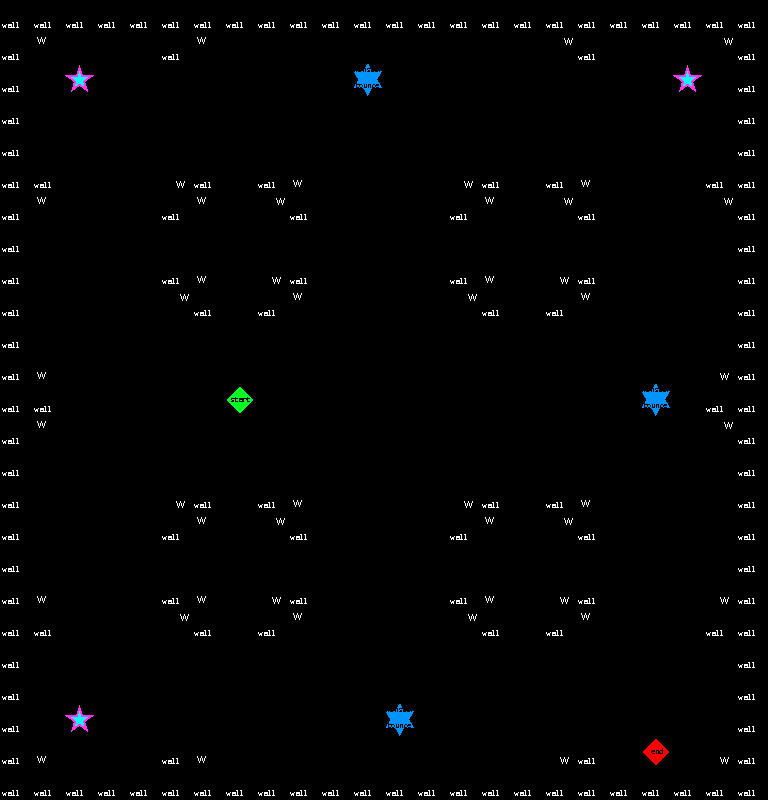

Rendered tile map (Tiled .tmx) drawn with the repository's tilesets; below, a short description and the full map source, tile grids included:
An orthogonal 24x25 tile map with 32x32 px tiles, 1 tile layer (Tile Layer 1).

<map version="1.0" tiledversion="1.0.2" orientation="orthogonal" renderorder="right-down" width="24" height="25" tilewidth="32" tileheight="32" nextobjectid="1">
 <tileset firstgid="1" name="SampleMap" tilewidth="32" tileheight="32" tilecount="64" columns="8">
  <image source="SampleMap.png" width="256" height="256" />
 </tileset>
 <layer name="Tile Layer 1" width="24" height="25">
  <data encoding="csv">
1,1,1,1,1,1,1,1,1,1,1,1,1,1,1,1,1,1,1,1,1,1,1,1,
1,42,2,2,2,1,42,2,2,2,2,2,2,2,2,2,2,41,1,2,2,2,41,1,
1,2,17,2,2,2,2,2,2,2,2,18,2,2,2,2,2,2,2,2,2,17,2,1,
1,2,2,2,2,2,2,2,2,2,2,2,2,2,2,2,2,2,2,2,2,2,2,1,
1,2,2,2,2,2,2,2,2,2,2,2,2,2,2,2,2,2,2,2,2,2,2,1,
1,1,2,2,2,44,1,2,1,43,2,2,2,2,44,1,2,1,43,2,2,2,1,1,
1,42,2,2,2,1,42,2,41,1,2,2,2,2,1,42,2,41,1,2,2,2,41,1,
1,2,2,2,2,2,2,2,2,2,2,2,2,2,2,2,2,2,2,2,2,2,2,1,
1,2,2,2,2,1,43,2,44,1,2,2,2,2,1,43,2,44,1,2,2,2,2,1,
1,2,2,2,2,41,1,2,1,42,2,2,2,2,41,1,2,1,42,2,2,2,2,1,
1,2,2,2,2,2,2,2,2,2,2,2,2,2,2,2,2,2,2,2,2,2,2,1,
1,43,2,2,2,2,2,2,2,2,2,2,2,2,2,2,2,2,2,2,2,2,44,1,
1,1,2,2,2,2,2,9,2,2,2,2,2,2,2,2,2,2,2,2,18,2,1,1,
1,42,2,2,2,2,2,2,2,2,2,2,2,2,2,2,2,2,2,2,2,2,41,1,
1,2,2,2,2,2,2,2,2,2,2,2,2,2,2,2,2,2,2,2,2,2,2,1,
1,2,2,2,2,44,1,2,1,43,2,2,2,2,44,1,2,1,43,2,2,2,2,1,
1,2,2,2,2,1,42,2,41,1,2,2,2,2,1,42,2,41,1,2,2,2,2,1,
1,2,2,2,2,2,2,2,2,2,2,2,2,2,2,2,2,2,2,2,2,2,2,1,
1,43,2,2,2,1,43,2,44,1,2,2,2,2,1,43,2,44,1,2,2,2,44,1,
1,1,2,2,2,41,1,2,1,42,2,2,2,2,41,1,2,1,42,2,2,2,1,1,
1,2,2,2,2,2,2,2,2,2,2,2,2,2,2,2,2,2,2,2,2,2,2,1,
1,2,2,2,2,2,2,2,2,2,2,2,2,2,2,2,2,2,2,2,2,2,2,1,
1,2,17,2,2,2,2,2,2,2,2,2,18,2,2,2,2,2,2,2,2,2,2,1,
1,43,2,2,2,1,43,2,2,2,2,2,2,2,2,2,2,44,1,2,10,2,44,1,
1,1,1,1,1,1,1,1,1,1,1,1,1,1,1,1,1,1,1,1,1,1,1,1
</data>
 </layer>
</map>
